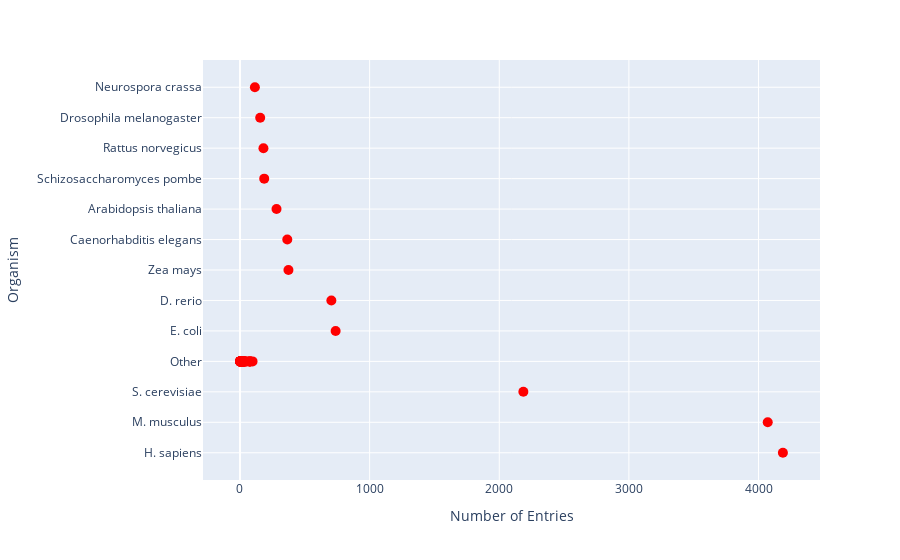

The cell this chart's notebook holds for it:
### Code cell
import plotly.express as px

def plot_organism_metadata_lollipop(df):
    df['ScientificName'] = df['ScientificName'].replace(
        {
            "Escherichia coli": "E. coli",
            "Saccharomyces cerevisiae": "S. cerevisiae",
            "Mus musculus": "M. musculus",
            "Homo sapiens": "H. sapiens",
            "Danio rerio": "D. rerio"
            
        }
    )
    df_organism_counts = df.groupby('ScientificName').size().reset_index(name='counts')
    df_organism_counts.sort_values('counts', ascending=False, inplace=True)
    accepted_organisms = df_organism_counts['ScientificName'].head(12).tolist()
    df_organism_counts['ScientificName_Other'] = df_organism_counts['ScientificName'].apply(lambda x: x if x in accepted_organisms else 'Other')
    
    # Create a lollipop chart
    fig = px.scatter(df_organism_counts, x='counts', y='ScientificName_Other', orientation='h', text='counts')
    
    # Customize the chart appearance
    fig.update_traces(mode='markers', marker=dict(size=10, color='red'))
    fig.update_layout(
        xaxis_title="Number of Entries",
        yaxis_title="Organism",
        yaxis_categoryorder='total descending',  # Sort categories by count in descending order
        showlegend=False
    )
    
    return fig

plot_organism_metadata_lollipop(df)

### Figure 1 — Plotly figure (JSON) as saved in the notebook; plotly's stock layout.template omitted (floating-point values rounded to 4 significant figures)
{"data": [{"hovertemplate": "counts=%{text}<br>ScientificName_Other=%{y}<extra></extra>", "legendgroup": "", "marker": {"color": "red", "size": 10, "symbol": "circle"}, "mode": "markers", "name": "", "orientation": "h", "showlegend": false, "text": [4188, 4071, 2186, 738, 705, 374, 365, 282, 187, 181, 156, 115, 97, 78, 77, 77, 72, 53, 41, 40, 33, 32, 28, 28, 27, 24, 22, 21, 20, 20, 19, 17, 16, 16, 16, 16, 16, 14, 14, 14, 12, 12, 12, 12, 12, 12, 12, 11, 10, 10, 10, 10, 10, 9, 9, 9, 9, 8, 8, 8, 7, 6, 6, 6, 6, 6, 6, 6, 6, 6, 6, 5, 5, 4, 4, 4, 4, 4, 4, 4, 4, 3, 3, 3, 3, 2, 2, 2, 2, 2, 2, 2, 1, 1, 1, 1], "type": "scatter", "x": [4188, 4071, 2186, 738, 705, 374, 365, 282, 187, 181, 156, 115, 97, 78, 77, 77, 72, 53, 41, 40, 33, 32, 28, 28, 27, 24, 22, 21, 20, 20, 19, 17, 16, 16, 16, 16, 16, 14, 14, 14, 12, 12, 12, 12, 12, 12, 12, 11, 10, 10, 10, 10, 10, 9, 9, 9, 9, 8, 8, 8, 7, 6, 6, 6, 6, 6, 6, 6, 6, 6, 6, 5, 5, 4, 4, 4, 4, 4, 4, 4, 4, 3, 3, 3, 3, 2, 2, 2, 2, 2, 2, 2, 1, 1, 1, 1], "xaxis": "x", "y": ["H. sapiens", "M. musculus", "S. cerevisiae", "E. coli", "D. rerio", "Zea mays", "Caenorhabditis elegans", "Arabidopsis thaliana", "Schizosaccharomyces pombe", "Rattus norvegicus", "Drosophila melanogaster", "Neurospora crassa", "Other", "Other", "Other", "Other", "Other", "Other", "Other", "Other", "Other", "Other", "Other", "Other", "Other", "Other", "Other", "Other", "Other", "Other", "Other", "Other", "Other", "Other", "Other", "Other", "Other", "Other", "Other", "Other", "Other", "Other", "Other", "Other", "Other", "Other", "Other", "Other", "Other", "Other", "Other", "Other", "Other", "Other", "Other", "Other", "Other", "Other", "Other", "Other", "Other", "Other", "Other", "Other", "Other", "Other", "Other", "Other", "Other", "Other", "Other", "Other", "Other", "Other", "Other", "Other", "Other", "Other", "Other", "Other", "Other", "Other", "Other", "Other", "Other", "Other", "Other", "Other", "Other", "Other", "Other", "Other", "Other", "Other", "Other", "Other"], "yaxis": "y"}], "layout": {"legend": {"tracegroupgap": 0}, "margin": {"t": 60}, "showlegend": false, "xaxis": {"anchor": "y", "domain": [0, 1], "title": {"text": "Number of Entries"}}, "yaxis": {"anchor": "x", "categoryorder": "total descending", "domain": [0, 1], "title": {"text": "Organism"}}}}
